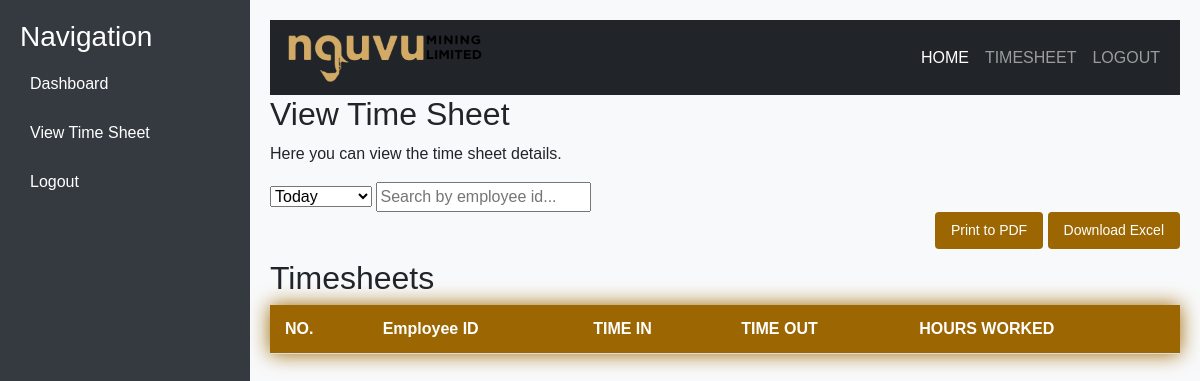
The page /view_timesheet/ (signed in) on the database as committed earlier.
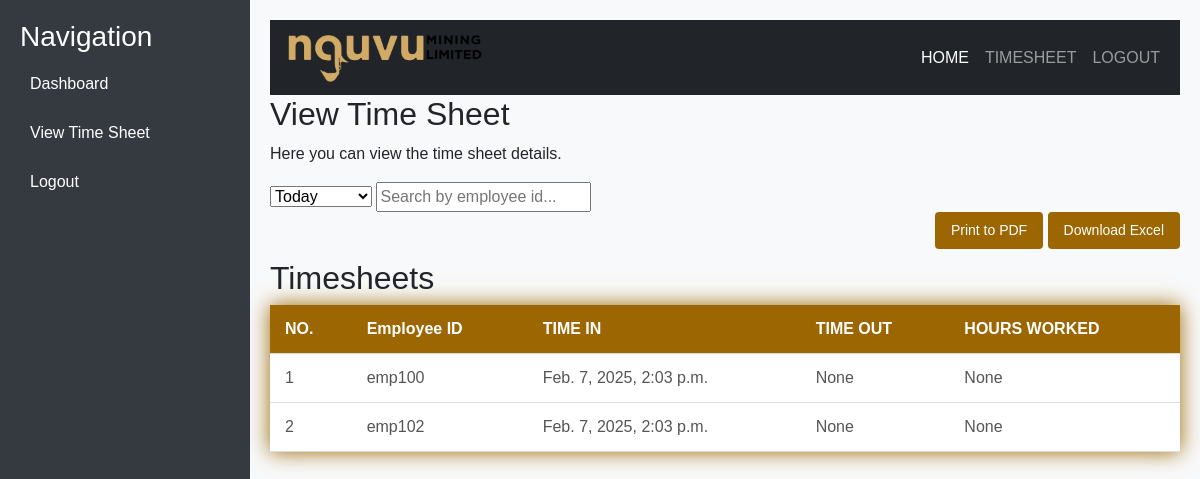
The same page on the database as committed later.
### timesheet/models.py (models this page shows, shortened)
class EmployeeTimesheet(models.Model):
    employee = models.ForeignKey(Employee, on_delete=models.CASCADE)  # Create relationship with Employee
    check_in_time = models.DateTimeField(null=True)  # Auto timestamp for sign-in
    check_out_time = models.DateTimeField(null=True, blank=True)  # Sign-out time
    hours_on_site = models.FloatField(null=True, blank=True)

class Employee(AbstractUser):
    username = models.CharField(max_length=100, unique=True, default=False)
    fullname = models.CharField(max_length=120,default=False)
    employee_id = models.CharField(max_length=10, unique=True)
    department = models.CharField(max_length=100)
    role = models.CharField(max_length=50)
    password = models.CharField(max_length=128, default=False)

### timesheet/views.py (the view)
# urls.py: path('view_timesheet/', views.view_sheet, name='view_timesheet'),
@user_passes_test(is_admin)
def view_sheet(request):
    today = timezone.now().date()
    time_range = request.GET.get('time_range', 'today')
    if time_range == 'today':
        start_date = today
        end_date = today
    elif time_range == 'one_week':
        start_date = today - timedelta(weeks=1)
        end_date = today
    elif time_range == 'one_month':
        start_date = today - timedelta(weeks=4)
        end_date = today
    elif time_range == 'one_year':
        start_date = today - timedelta(days=365)
        end_date = today
    elif time_range == 'all':
        timesheets = EmployeeTimesheet.objects.all().select_related('employee')
        return render(request, 'view_sheet.html', {'timesheets': timesheets, 'time_range': time_range})
    else:
        start_date = today
        end_date = today
    timesheets = EmployeeTimesheet.objects.filter(check_in_time__date__range=[start_date, end_date]).select_related('employee')
    return render(request, 'view_sheet.html', {'timesheets': timesheets, 'time_range': time_range})

### timesheet/views.py (called while the page is built)
def is_admin(user):
    return user.is_superuser

### templates/view_sheet.html (shortened to what this page needs)
{% extends 'base_dashboard.html' %}
{% block content %}
    <div id="view-time-sheet">
        <h2>View Time Sheet</h2>
        <p>Here you can view the time sheet details.</p>
        <div class="all_users">
            <div class="filter-container">
                <select id="timeRangeFilter" onchange="filterByTimeRange()">
                    <option value="today" {% if time_range == 'today' %}selected{% endif %}>Today</option>
                </select>
                <input type="text" id="searchInput" placeholder="Search by employee id..." value="{{ request.GET.search }}" onkeyup="filterTable()"/>
            </div>
            <div class="table-container">
                <div class="print-container">
                    <button onclick="printTable()">Print to PDF</button>
                    <button onclick="downloadExcel()">Download Excel</button>
                </div>
                <h2>Timesheets</h2>
                <table id="preferencesTable">
                    <thead>
                        <tr>
                            <th>NO.</th>
                            <th>Employee ID</th>
                            <th>TIME IN</th>
                            <th>TIME OUT</th>
                            <th>HOURS WORKED</th>
                        </tr>
                    </thead>
                    <tbody>
                        {% for timesheet in timesheets %}
                        <tr>
                            <td>{{ forloop.counter }}</td>
                            <td>{{ timesheet.employee.employee_id }}</td>
                            <td>{{ timesheet.check_in_time }}</td>
                            <td>{{ timesheet.check_out_time }}</td>
                            <td>{{ timesheet.hours_on_site }}</td>
                        </tr>
                        {% endfor %}
                    </tbody>
                </table>
            </div>
        </div>
    </div>
{% endblock %}

### templates/base_dashboard.html (shortened to what this page needs)
{% load static %}
<!DOCTYPE html>
<html lang="en">
<head>
    <link href="https://cdn.jsdelivr.net/npm/bootstrap@5.3.0-alpha1/dist/css/bootstrap.min.css" rel="stylesheet">
    <link rel="stylesheet" href="https://cdnjs.cloudflare.com/ajax/libs/font-awesome/6.0.0-beta3/css/all.min.css">
</head>
<body>
    <div class="sidebar">
        <h3>Navigation</h3>
        <a href="{% url 'admin_dashboard' %}">Dashboard</a>
        <a href="{% url 'view_timesheet' %}">View Time Sheet</a>
        <a href="{% url 'logout'%}">Logout</a>
    </div>
    <div class="main-content">
        <nav class="navbar navbar-expand-lg navbar-dark bg-dark">
            <div class="container-fluid">
                <a class="navbar-brand" href="{% url 'index'%}">
                    <img src="{% static 'img/nguvu_black-retina.png' %}" alt="NGUVU LIMITED">
                </a>
                <div class="collapse navbar-collapse" id="navbarNav">
                    <ul class="navbar-nav ms-auto">
                        <li class="nav-item">
                            <a class="nav-link active" href="{% url 'index' %}">HOME</a>
                        </li>
                        <li class="nav-item">
                            <a class="nav-link" href="{% url 'sign_in' %}">TIMESHEET</a>
                        </li>
                        <li class="nav-item">
                            <a class="nav-link" href="{% url 'logout'%}">LOGOUT</a>
                        </li>
                    </ul>
                </div>
            </div>
        </nav>
        {% block content %}
        {% endblock %}
    </div>
</body>
</html>

### templates/base_dashboard.html (style rules this page uses)
body { font-family: Arial, sans-serif; margin: 0; padding: 0; display: flex; min-height: 100vh; }
.sidebar { width: 250px; background-color: #343a40; color: white; padding: 20px; height: 100vh; position: fixed; top: 0; left: 0; }
.sidebar a { color: white; text-decoration: none; display: block; padding: 10px; margin: 5px 0; border-radius: 5px; }
.main-content { margin-left: 250px; padding: 20px; flex-grow: 1; background-color: #f8f9fa; }
.navbar-brand img { width: 200px; height: auto; }
.table-container { flex-grow: 1; }
.print-container { text-align: right; margin-bottom: 10px; }
.print-container button { background-color: rgb(156, 103, 3); color: #fff; border: none; padding: 8px 16px; font-size: 14px; border-radius: 4px; cursor: pointer; }
table { width: 100%; border-collapse: collapse; box-shadow: 0 0 20px rgb(156, 103, 3); background-color: #fff; }
th, td { padding: 12px 15px; text-align: left; border-bottom: 1px solid #ddd; }
th { background-color: rgb(156, 103, 3); font-weight: bold; color: #fff; }
td { vertical-align: top; color: #555; }

Rows that differ between the two databases and show on the page:
added EmployeeTimesheet: employee.employee_id "emp100", check_in_time "Feb. 7, 2025, 2:03 p.m.", check_out_time "None", hours_on_site "None"
added EmployeeTimesheet: employee.employee_id "emp102", check_in_time "Feb. 7, 2025, 2:03 p.m.", check_out_time "None", hours_on_site "None"
